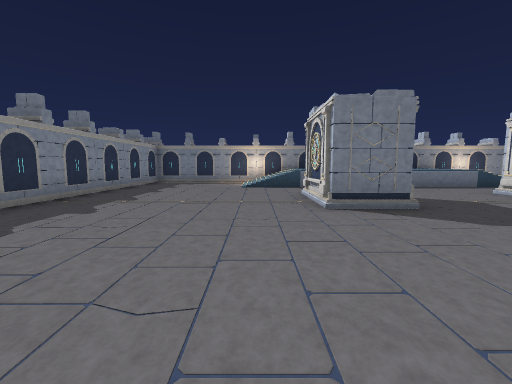
View 1 (above)

16 first-person views from a walk through a level from a Godot 3-D game. The camera is 1.5 m above the floor, tilts 6° down and sees 90° across. The floor is counted in squares, 2 m on a side. Each view is taken from the middle of a square. On the plan, view 1 faces up. The plan holds only what a view shows up to about 9 squares ahead; the rest is blank.

View 2
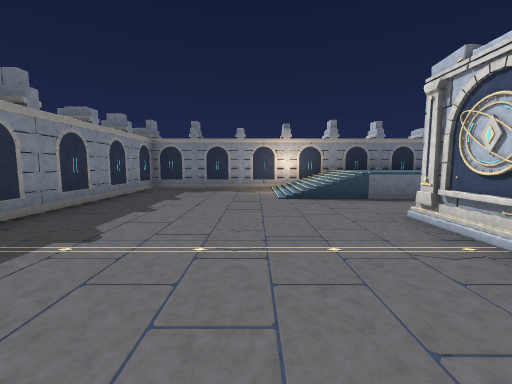

View 3
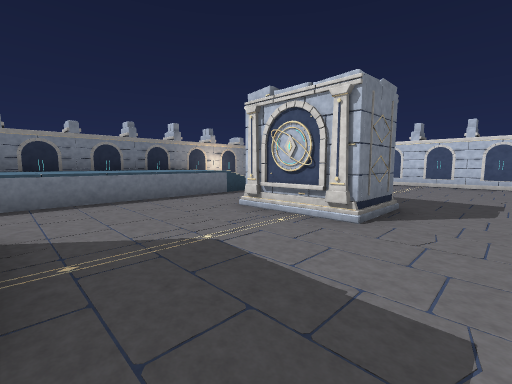

View 4
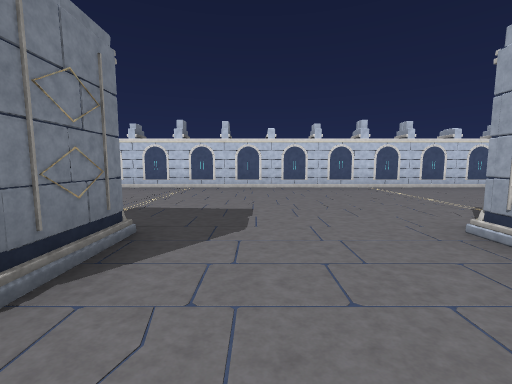

View 5
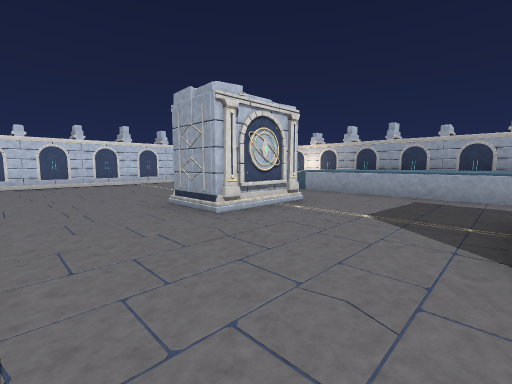

View 6
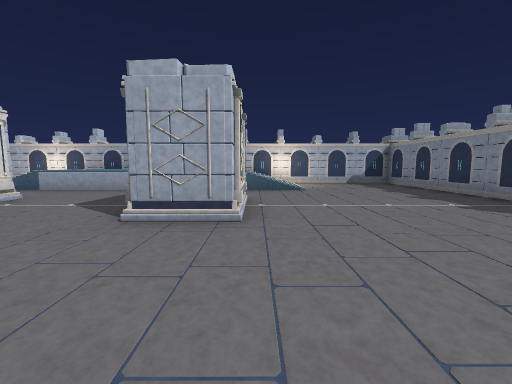

View 7
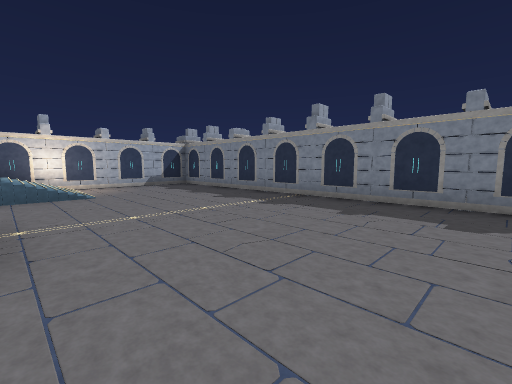

View 8
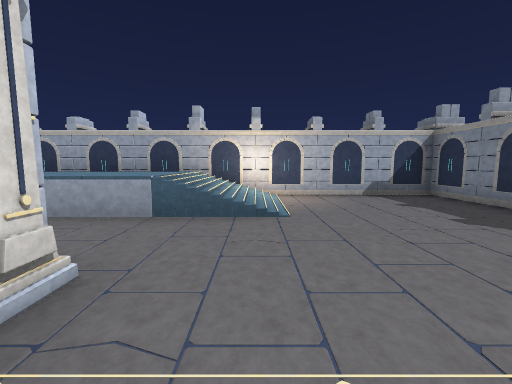

View 9
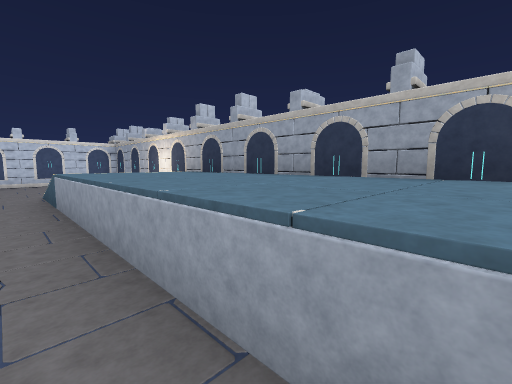

View 10
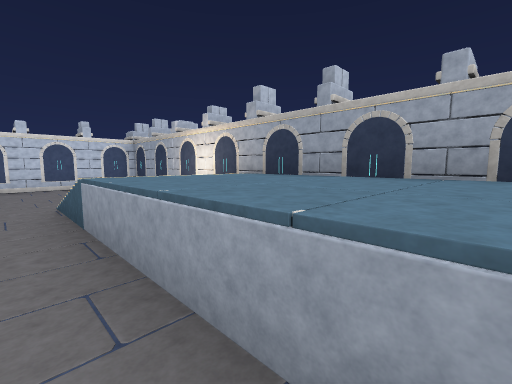

View 11
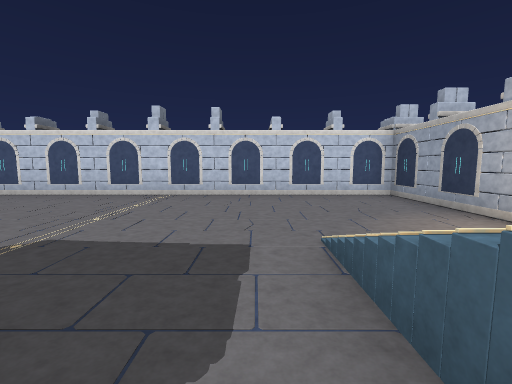

View 12
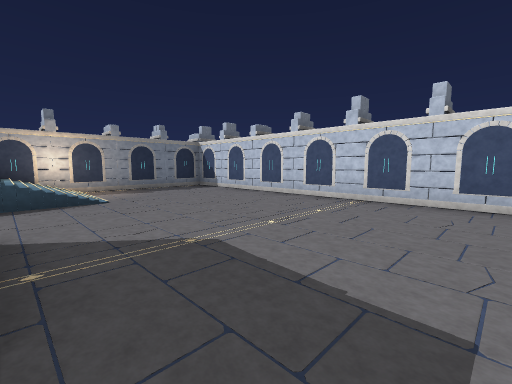

View 13
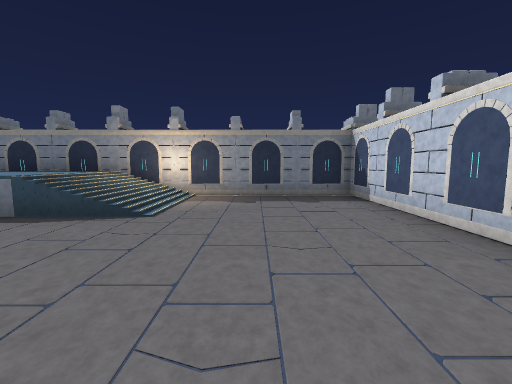

View 14
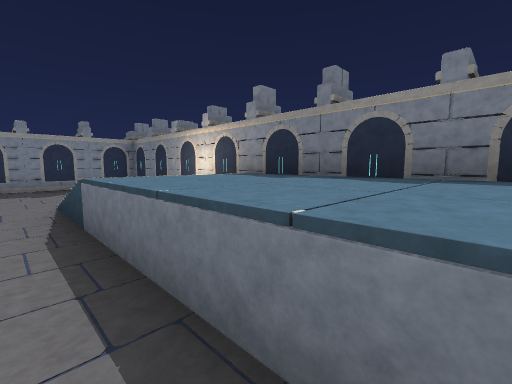

View 15
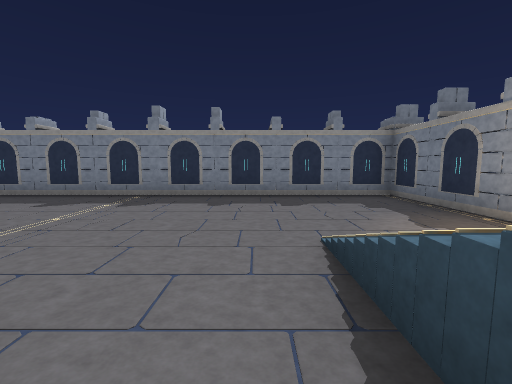

View 16
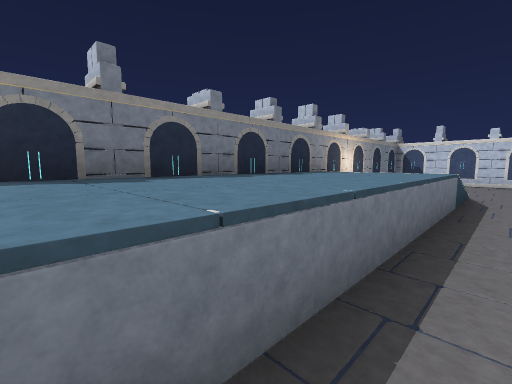

### Floor plan
Key: @ floor where view 1 was taken; # wall or solid block; . floor; = window, fence, low wall or low ledge; ^ raised ledge.
Columns run from 5 left of view 1 to 14 right of it. Each row starts with its distance up from view 1.
 12 ####### #### #######
 11 #.....=^^^^^^=.....#
 10 #.....=^^^^^^=.....#
  9 #.....^^^^^^^^.....#
  8 #..................#
  7 #..................#
  6 #......#....#......#
  5 #......#....#......#
  4 #..................#
  3 #..................#
  2 #..................#
  1 #..................#
  0 #....@.#....#......#
 -1 #......#....#......#
 -2 #..................#
 -3 #..................#
 -4 #.....^^^^^^^^.....#
 -5 #.....=^^^^^^=.....#
 -6 #.....=^^^^^^=.....#
 -7 ####### #### #######

Positions as (right, up) in squares from view 1, and headings:
1: (0, 0), facing up
2: (-1, 3), facing up
3: (3, 3), facing up-right
4: (5, 3), facing right
5: (3, 3), facing down-right
6: (1, 4), facing down
7: (1, 3), facing down-left
8: (0, 0), facing down
9: (2, -3), facing down-right
10: (4, -3), facing down-right
11: (7, -3), facing right
12: (8, 3), facing up-right
13: (11, 5), facing up
14: (5, 8), facing up-left
15: (2, 8), facing left
16: (2, 8), facing up-right
